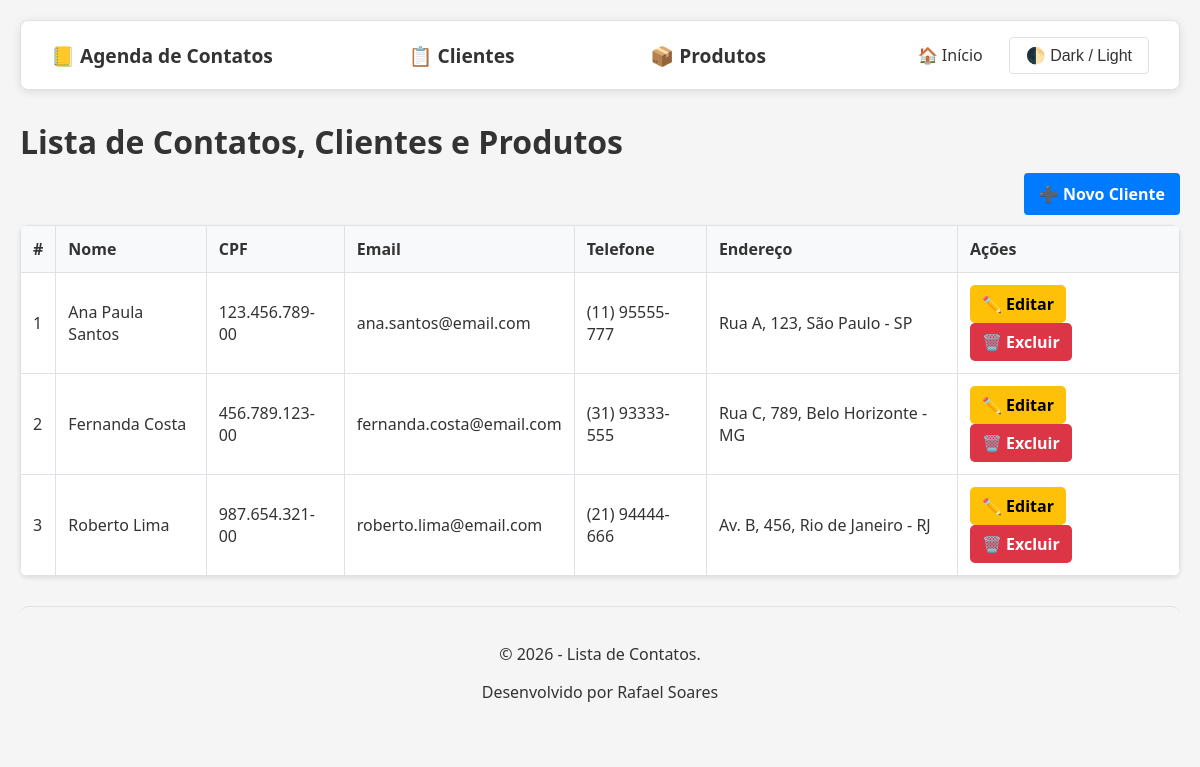
The app's page /index.php?pagina=clientes with its own data.
### tables this page shows
CREATE TABLE clientes (
    id INT AUTO_INCREMENT PRIMARY KEY,
    nome VARCHAR(100) NOT NULL,
    cpf VARCHAR(14) NOT NULL UNIQUE,
    email VARCHAR(100) NOT NULL,
    telefone VARCHAR(14),
    endereco VARCHAR(255),
    created_at TIMESTAMP DEFAULT CURRENT_TIMESTAMP
);

### models/ClientesDAO.php (called while the page is built, shortened)
<?php
require_once __DIR__ . '/../config/database.php';
class ClientesDAO
{
    private PDO $pdo;
    public function __construct()
    {
        $this->pdo = Database::getConnection();
    }
    public function listar(): array
    {
        try {
            $stmt = $this->pdo->query(
                "SELECT * FROM clientes ORDER BY nome"
            );
            return $stmt->fetchAll(PDO::FETCH_ASSOC);
        } catch (PDOException $e) {
            return [];
        }
    }
}
?>

### config/database.php (called while the page is built)
<?php
class Database
{
    private static ?PDO $connection = null;
    public static function getConnection(): PDO
    {
        if (self::$connection === null) {
            $host = "localhost";
            $dbname = "agenda";
            $user = "root";
            $pass = "";
            self::$connection = new PDO(
                "mysql:host=$host;dbname=$dbname;charset=utf8",
                $user,
                $pass
            );
            self::$connection->setAttribute(
                PDO::ATTR_ERRMODE,
                PDO::ERRMODE_EXCEPTION
            );
        }
        return self::$connection;
    }
}
?>

### views/funcoes_clientes.php (the view, shortened to what this page needs)
<?php
function exibirTabelaClientes(array $clientes): void
{
    echo "<table>";
    echo "<thead>";
    echo "<tr>";
    echo "<th>#</th>";
    echo "<th>Nome</th>";
    echo "<th>CPF</th>";
    echo "<th>Email</th>";
    echo "<th>Telefone</th>";
    echo "<th>Endereço</th>";
    echo "<th>Ações</th>";
    echo "</tr>";
    echo "</thead>";
    echo "<tbody>";
    foreach ($clientes as $indice => $cliente) {
        echo "<tr>";
        echo "<td>" . ($indice + 1) . "</td>";
        echo "<td>" . htmlspecialchars($cliente['nome']) . "</td>";
        echo "<td>" . htmlspecialchars($cliente['cpf']) . "</td>";
        echo "<td>" . htmlspecialchars($cliente['email']) . "</td>";
        echo "<td>" . htmlspecialchars($cliente['telefone']) . "</td>";
        echo "<td>" . htmlspecialchars($cliente['endereco']) . "</td>";
        echo "
        <td>
            <a href='index.php?pagina=editar_contato&id={$cliente['id']}'
               class='btn-editar'>
               ✏️ Editar
            </a>
            <a href='index.php?pagina=excluir_contato&id={$cliente['id']}'
               class='btn-excluir'>
               🗑️ Excluir
            </a>
        </td>
        ";
    }
    echo "</tbody>";
    echo "</table>";
}
?>

### index.php (shortened to what this page needs)
<?php
$pagina = $_GET['pagina'] ?? 'contatos';
switch ($pagina) {
    case 'clientes':
        require_once 'views/clientes/clienteController.php';
        break;
}
?>

### views/cabecalho.php (shortened to what this page needs)
<!DOCTYPE html>
<html lang="pt-BR">
<head>
</head>
<body>
<nav class="navbar">
    <a href="index.php?pagina=contatos" class="nav-brand">
        📒 Agenda de Contatos
    </a>
    <a href="index.php?pagina=clientes" class="nav-brand">
        📋 Clientes
    </a>
    <a href="index.php?pagina=produtos" class="nav-brand">
        📦 Produtos
    </a>
    <div class="nav-links">
        <a href="index.php">
            🏠 Início
        </a>
        <button
            type="button"
            class="theme-toggle"
            onclick="toggleDarkMode()"
        >
            🌓 Dark / Light
        </button>
    </div>
</nav>
<h1>Lista de Contatos, Clientes e Produtos</h1>

### views/clientes/clienteController.php
<?php
require_once __DIR__ . '/../../models/ClientesDAO.php';
require_once __DIR__ . '/../funcoes_clientes.php';
$dao = new ClientesDAO();
$clientes = $dao->listar();
require_once __DIR__ . '/../cabecalho.php';
echo '<div style="margin-bottom:20px;text-align:right;">';
echo '<a href="index.php?pagina=cadastro_cliente"
style="background:#007bff;color:white;padding:10px 15px;text-decoration:none;border-radius:4px;font-weight:bold;">
➕ Novo Cliente
</a>';
echo '</div>';
exibirTabelaClientes($clientes);
require_once __DIR__ . '/../rodape.php';
?>

### views/rodape.php (shortened to what this page needs)
<footer>
    <p>
        &copy; <?php echo date('Y'); ?>
        - Lista de Contatos.
    </p>
    <p>
        Desenvolvido por Rafael Soares
    </p>
</footer>
</body>
</html>

### views/cabecalho.php (style rules this page uses)
:root { --bg-color: #f5f5f5; --text-color: #333333; --card-bg: #ffffff; --table-bg: #ffffff; --header-bg: #f8f9fa; --border-color: #dee2e6; --navbar-bg: #ffffff; --footer-bg: #f5f5f5; }
* { transition: background-color 0.3s ease, color 0.3s ease; box-sizing: border-box; }
body { font-family: 'Segoe UI', Tahoma, Geneva, Verdana, sans-serif; margin: 0; padding: 20px; background-color: var(--bg-color); color: var(--text-color); }
.btn-excluir { background: #dc3545; }
.btn-editar { background: #ffc107; color: #000; padding: 8px 12px; text-decoration: none; border-radius: 5px; font-weight: bold; margin-right: 5px; display: inline-block; }
.btn-excluir { background: #dc3545; color: white; padding: 8px 12px; text-decoration: none; border-radius: 5px; font-weight: bold; display: inline-block; }
.navbar { background-color: var(--navbar-bg); padding: 15px 30px; border-radius: 8px; margin-bottom: 30px; box-shadow: 0 2px 10px rgba(0,0,0,0.1); display: flex; justify-content: space-between; align-items: center; flex-wrap: wrap; border: 1px solid var(--border-color); }
.nav-brand { font-size: 1.2em; font-weight: bold; color: var(--text-color); text-decoration: none; }
.nav-links { display: flex; gap: 10px; align-items: center; flex-wrap: wrap; }
.nav-links a { color: var(--text-color); text-decoration: none; padding: 8px 16px; border-radius: 4px; }
.theme-toggle { background-color: var(--card-bg); border: 1px solid var(--border-color); font-size: 1em; cursor: pointer; padding: 8px 16px; border-radius: 4px; color: var(--text-color); }
table { border-collapse: collapse; width: 100%; background-color: var(--table-bg); box-shadow: 0 2px 5px rgba(0,0,0,0.1); border-radius: 8px; overflow: hidden; }
th, td { border: 1px solid var(--border-color); padding: 12px; text-align: left; }
th { background-color: var(--header-bg); font-weight: bold; }
h1 { color: var(--text-color); margin-bottom: 20px; }
footer { background-color: var(--footer-bg); padding: 20px; text-align: center; margin-top: 30px; border-top: 1px solid var(--border-color); border-radius: 8px; color: var(--text-color); }

### records on screen
clientes: nome "Ana Paula Santos", cpf "123.456.789-00", email "ana.santos@email.com", telefone "(11) 95555-777", endereco "Rua A, 123, São Paulo - SP"
clientes: nome "Fernanda Costa", cpf "456.789.123-00", email "fernanda.costa@email.com", telefone "(31) 93333-555", endereco "Rua C, 789, Belo Horizonte - MG"
clientes: nome "Roberto Lima", cpf "987.654.321-00", email "roberto.lima@email.com", telefone "(21) 94444-666", endereco "Av. B, 456, Rio de Janeiro - RJ"
